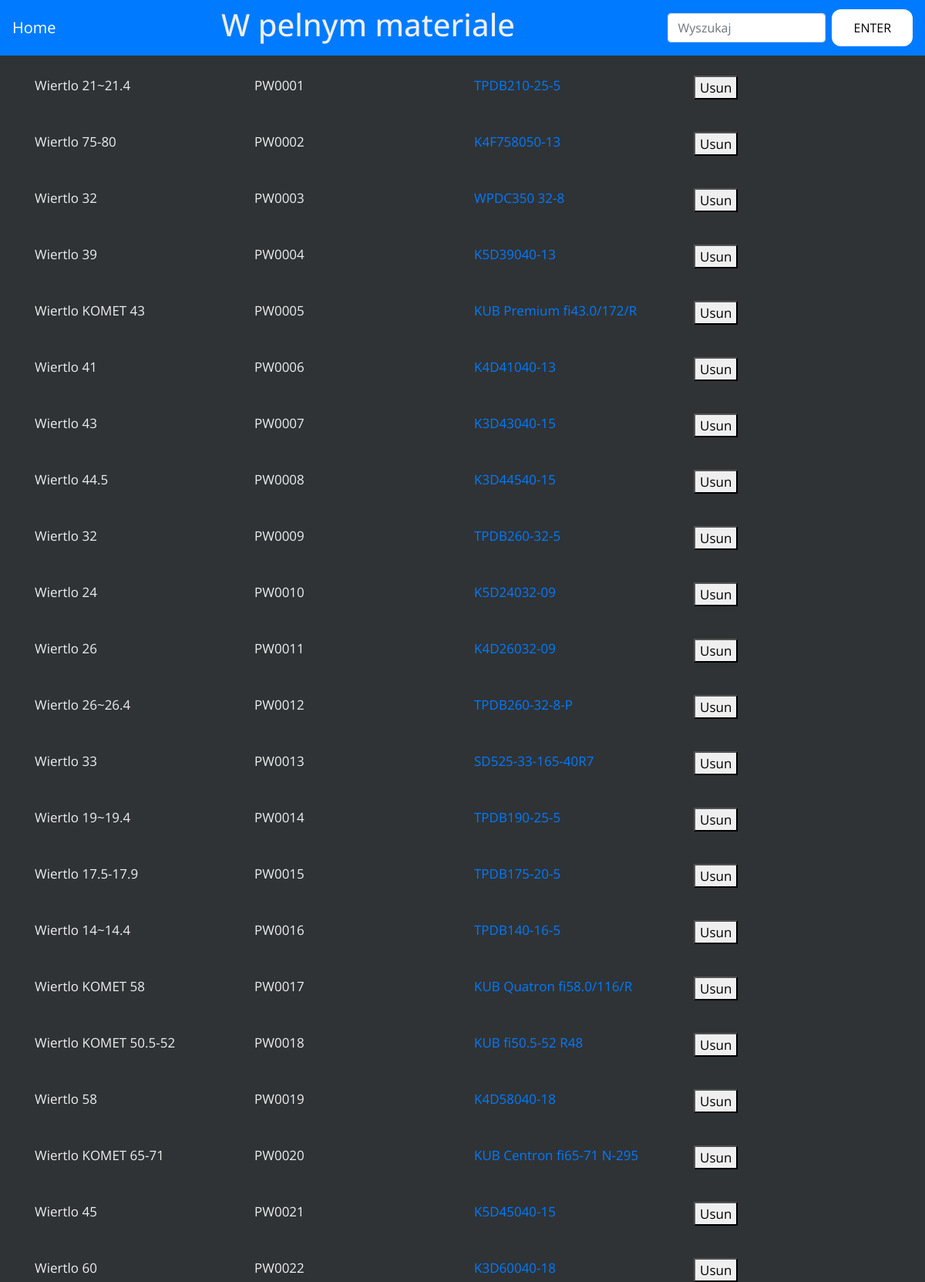
The app's page /BDWier1.php (upper part) with its own data.
### tables this page shows
CREATE TABLE `tools` (
  `id` int(11) NOT NULL,
  `dzial` varchar(255) NOT NULL,
  `nazwa` varchar(255) NOT NULL,
  `numer_narzedzia` varchar(255) NOT NULL,
  `numer_katalogowy` varchar(255) NOT NULL,
  `link` varchar(255) NOT NULL
);

### BDWier1.php (the view, shortened to what this page needs)
<!DOCTYPE html>
<html lang="pl">
<head>
	<link rel="stylesheet" href="css/bootstrap.min.css">
	<link rel="stylesheet" href="main.css">
</head>
<body>
	<header>
		<nav class="navbar navbar-dark bg-primary justify-content-between">
  			<a href="index.php"class="navbar-brand">Home</a>
			  <div class="text-center">
				<h1>W pelnym materiale</h1>
			</div>
  				<form class="form-inline">
    				<input class="form-control mr-sm-2" type="search" placeholder="Wyszukaj" aria-label="Wyszukaj">
   					<button class="button" type="submit">ENTER</button>
  				</form>
		</nav>
	</header>
	<main>
		<?php
    	    include_once "BD.php";
			if(isset($_POST['sercz']) && !empty($_POST['sercz'])){
				$sql='SELECT `dzial`, `nazwa`, `numer_narzedzia`, `numer_katalogowy`, `link`
				FROM `tools` WHERE dzial=2 AND numer_katalogowy
				LIKE "%'.$_POST['sercz'].'%"';
				$result = $baza->query($sql);
				if ($result->num_rows > 0) {
				while ($row = $result->fetch_assoc()) {
				echo'
				  <br>
				  <div class="container">
				  <form method="post" action="dell.php?numer_narzedzia='.$row["numer_narzedzia"].'">
				<div class="row justify-content-center">
				  <div class="col-lg-3">
					  <figcaption>
						  <figure>
							  '.$row['nazwa'].'
						  </figure>
					  </figcaption>
				  </div>
				  <div class="col-lg-3">
				  <figcaption>
					  <figure>
						  '.$row['numer_narzedzia'].'
					  </figure>
					  </figcaption>
				  </div>
				  <div class="col-lg-3">
				  <figcaption>
					  <figure>
					  <a href="'.$row['link'].'">'.$row['numer_katalogowy'].'</a>
					  </figure>
					  </figcaption>
				  </div>
				  <div class="col-lg-3">
				  <figcaption>
					  <figure>
						  <button>Usun</button>
					  </figure>
					  </figcaption>
				  </div>
				</div>
				</form>
				</div>';
					}
	  			}
			}
			else{
    	    	$sql = 'SELECT `nazwa`, `numer_narzedzia`, `numer_katalogowy`, `link`
				FROM `tools` WHERE dzial=2 ORDER BY `numer_narzedzia`';
    	    	$result = $baza->query($sql);
  					if ($result->num_rows > 0) {
    	  			while ($row = $result->fetch_assoc()) {
						echo'
						<br>
						<div class="container">
						<form method="post" action="dell.php?numer_narzedzia='.$row["numer_narzedzia"].'">
					<div class="row justify-content-center">
						<div class="col-lg-3">
							<figcaption>
								<figure>
									'.$row['nazwa'].'
								</figure>
							</figcaption>
						</div>
						<div class="col-lg-3">
						<figcaption>
							<figure>
								'.$row['numer_narzedzia'].'
							</figure>
							</figcaption>
						</div>
						<div class="col-lg-3">
						<figcaption>
							<figure>
							<a href="'.$row['link'].'">'.$row['numer_katalogowy'].'</a>
							</figure>
							</figcaption>
						</div>
						<div class="col-lg-3">
						<figcaption>
							<figure>
								<button>Usun</button>
							</figure>
							</figcaption>
						</div>
					</div>
					</form>
				</div>';
			  }
			}
		}
    	?>
	</main>
</body>
</html>

### main.css (style rules this page uses)
body { background-color: #2F3336; color: #efefef; font-family: 'Open Sans', sans-serif; font-size: 17px; }
.button { background-color: white; border: none; color: black; padding: 12px 28px; text-align: center; text-decoration: none; display: inline-block; font-size: 16px; border-radius: 12px; }

### records on screen
tools: nazwa "Wiertlo 21~21.4", numer_narzedzia "PW0001", numer_katalogowy "TPDB210-25-5"
tools: nazwa "Wiertlo 75-80", numer_narzedzia "PW0002", numer_katalogowy "K4F758050-13"
tools: nazwa "Wiertlo 32", numer_narzedzia "PW0003", numer_katalogowy "WPDC350 32-8"
tools: nazwa "Wiertlo 39", numer_narzedzia "PW0004", numer_katalogowy "K5D39040-13"
tools: nazwa "Wiertlo KOMET 43", numer_narzedzia "PW0005", numer_katalogowy "KUB Premium fi43.0/172/R"
tools: nazwa "Wiertlo 41", numer_narzedzia "PW0006", numer_katalogowy "K4D41040-13"
tools: nazwa "Wiertlo 43", numer_narzedzia "PW0007", numer_katalogowy "K3D43040-15"
tools: nazwa "Wiertlo 44.5", numer_narzedzia "PW0008", numer_katalogowy "K3D44540-15"
tools: nazwa "Wiertlo 32", numer_narzedzia "PW0009", numer_katalogowy "TPDB260-32-5"
tools: nazwa "Wiertlo 24", numer_narzedzia "PW0010", numer_katalogowy "K5D24032-09"
tools: nazwa "Wiertlo 26", numer_narzedzia "PW0011", numer_katalogowy "K4D26032-09"
tools: nazwa "Wiertlo 26~26.4", numer_narzedzia "PW0012", numer_katalogowy "TPDB260-32-8-P"
tools: nazwa "Wiertlo 33", numer_narzedzia "PW0013", numer_katalogowy "SD525-33-165-40R7"
tools: nazwa "Wiertlo 19~19.4", numer_narzedzia "PW0014", numer_katalogowy "TPDB190-25-5"
tools: nazwa "Wiertlo 17.5-17.9", numer_narzedzia "PW0015", numer_katalogowy "TPDB175-20-5"
tools: nazwa "Wiertlo 14~14.4", numer_narzedzia "PW0016", numer_katalogowy "TPDB140-16-5"
tools: nazwa "Wiertlo KOMET 58", numer_narzedzia "PW0017", numer_katalogowy "KUB Quatron fi58.0/116/R"
tools: nazwa "Wiertlo KOMET 50.5-52", numer_narzedzia "PW0018", numer_katalogowy "KUB fi50.5-52 R48"
tools: nazwa "Wiertlo 58", numer_narzedzia "PW0019", numer_katalogowy "K4D58040-18"
tools: nazwa "Wiertlo KOMET 65-71", numer_narzedzia "PW0020", numer_katalogowy "KUB Centron fi65-71 N-295"
tools: nazwa "Wiertlo 45", numer_narzedzia "PW0021", numer_katalogowy "K5D45040-15"
tools: nazwa "Wiertlo 60", numer_narzedzia "PW0022", numer_katalogowy "K3D60040-18"
